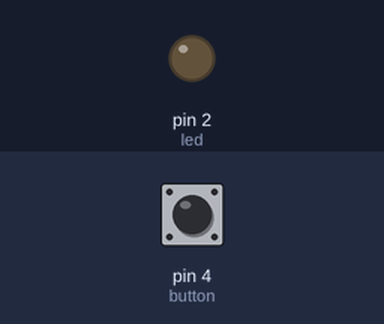
Simulated run of this sketch. Board: Arduino Uno, built with avr-gcc and run on an emulated ATmega328P. Parts: output pins drawn as LEDs (lit = HIGH). The test bench sets the inputs (shaded band); at power-on: pin 4 (button) LOW.

Above: at 1.2 s.
1.3 s: pin 4 (button) pulled HIGH for 0.15 s
At 2.2 s:
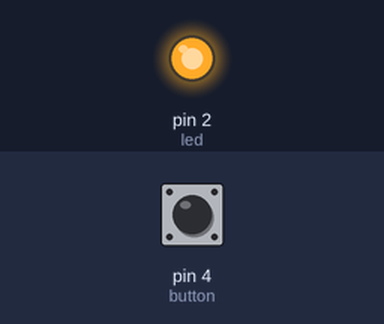
Timing chart, 0 to 8.9 s (numbered marks = the images above; inputs shaded):
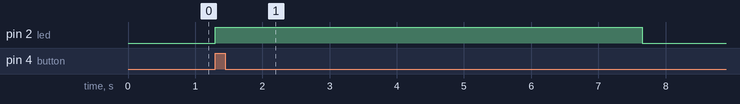

Measured:
- after the input at 1.3 s, pin 2 (led): LOW → HIGH at once, → LOW 6.4 s later

The sketch:

meow_mix_button.ino
```cpp
#define led 2
#define button 4
#define out 6
int buttonState = 0;

//Notes defined here as their period in microseconds (Hz -> us)
int b = 2028;
int aSharp = 2145;
int a = 2272;
int gSharp = 2409;
int g = 2551;
int fSharp = 2710;
int f = 2865;
int e = 3039;
int d = 3412;

void setup() {
  // put your setup code here, to run once:
  Serial.begin(9600);
  pinMode(led, OUTPUT);
  pinMode(button, INPUT);
}

void loop() {
  // On button press, led lights up and song plays uninterrupted
  buttonState = digitalRead(button);
  if (buttonState == HIGH){
    digitalWrite(led, HIGH);
    // The meow mix song, in it's ugly entirety
    playNote(g);
    playNote(fSharp);
    playNote(e);
    playNote(d);
    playNote(g);
    playNote(fSharp);
    playNote(e);
    playNote(d);
    playNote(g);
    playNote(fSharp);
    playNote(g);
    playNote(gSharp);
    playNote(a);
    playNote(fSharp);
    playNote(e);
    playNote(d);
    playNote(a);
    playNote(fSharp);
    playNote(e);
    playNote(d);
    playNote(a);
    playNote(fSharp);
    playNote(e);
    playNote(d);
    playNote(a);
    playNote(fSharp);
    playNote(a);
    playNote(aSharp);
    playNote(b);
    playNote(g);
    playNote(e);
    playNote(d);
    digitalWrite(led, LOW);
  }else{
    digitalWrite(led, LOW);
  }
}

// Creating square wave via microsecond delay function lol
void playNote(int interval){
  // this bit of math normalizes the counters target value so that all notes play
  // for the same length of time. the reason why division happens twice is because my nano
  // refused to divide a larger integer. The idea is t = (some constant)/interval
  int x = 0;
  int i = interval/10;
  int t = 10000/i;
  while (x < t){
    //output 1's and 0's on the provided interval
    digitalWrite(out, HIGH);
    delayMicroseconds(interval);
    digitalWrite(out, LOW);
    delayMicroseconds(interval);
    x+=1;
  }
}
```
